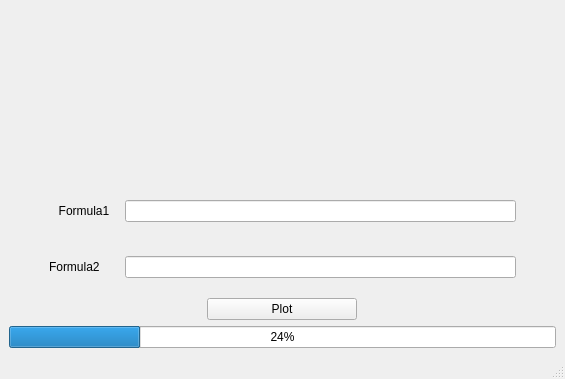
<?xml version="1.0" encoding="UTF-8"?>
<ui version="4.0">
 <class>MainWindow</class>
 <widget class="QMainWindow" name="MainWindow">
  <property name="geometry">
   <rect>
    <x>0</x>
    <y>0</y>
    <width>565</width>
    <height>379</height>
   </rect>
  </property>
  <property name="windowTitle">
   <string>MainWindow</string>
  </property>
  <widget class="QWidget" name="centralwidget">
   <layout class="QVBoxLayout" name="verticalLayout">
    <item>
     <widget class="QCustomPlot" name="widget" native="true"/>
    </item>
    <item>
     <layout class="QHBoxLayout" name="horizontalLayout_2">
      <item>
       <spacer name="horizontalSpacer_2">
        <property name="orientation">
         <enum>Qt::Horizontal</enum>
        </property>
        <property name="sizeType">
         <enum>QSizePolicy::Preferred</enum>
        </property>
        <property name="sizeHint" stdset="0">
         <size>
          <width>40</width>
          <height>20</height>
         </size>
        </property>
       </spacer>
      </item>
      <item>
       <widget class="QLabel" name="label">
        <property name="minimumSize">
         <size>
          <width>70</width>
          <height>50</height>
         </size>
        </property>
        <property name="maximumSize">
         <size>
          <width>50</width>
          <height>16777215</height>
         </size>
        </property>
        <property name="layoutDirection">
         <enum>Qt::LeftToRight</enum>
        </property>
        <property name="text">
         <string>Formula1</string>
        </property>
        <property name="alignment">
         <set>Qt::AlignCenter</set>
        </property>
       </widget>
      </item>
      <item>
       <widget class="QLineEdit" name="lineEdit">
        <property name="maximumSize">
         <size>
          <width>400</width>
          <height>16777215</height>
         </size>
        </property>
        <property name="alignment">
         <set>Qt::AlignCenter</set>
        </property>
        <property name="dragEnabled">
         <bool>false</bool>
        </property>
       </widget>
      </item>
      <item>
       <spacer name="horizontalSpacer">
        <property name="orientation">
         <enum>Qt::Horizontal</enum>
        </property>
        <property name="sizeType">
         <enum>QSizePolicy::Preferred</enum>
        </property>
        <property name="sizeHint" stdset="0">
         <size>
          <width>40</width>
          <height>20</height>
         </size>
        </property>
       </spacer>
      </item>
     </layout>
    </item>
    <item>
     <layout class="QHBoxLayout" name="horizontalLayout_3">
      <item>
       <spacer name="horizontalSpacer_3">
        <property name="orientation">
         <enum>Qt::Horizontal</enum>
        </property>
        <property name="sizeType">
         <enum>QSizePolicy::Minimum</enum>
        </property>
        <property name="sizeHint" stdset="0">
         <size>
          <width>40</width>
          <height>20</height>
         </size>
        </property>
       </spacer>
      </item>
      <item>
       <widget class="QLabel" name="label_2">
        <property name="minimumSize">
         <size>
          <width>70</width>
          <height>50</height>
         </size>
        </property>
        <property name="maximumSize">
         <size>
          <width>50</width>
          <height>16777215</height>
         </size>
        </property>
        <property name="text">
         <string>Formula2</string>
        </property>
       </widget>
      </item>
      <item>
       <widget class="QLineEdit" name="lineEdit2">
        <property name="maximumSize">
         <size>
          <width>400</width>
          <height>16777215</height>
         </size>
        </property>
        <property name="alignment">
         <set>Qt::AlignCenter</set>
        </property>
       </widget>
      </item>
      <item>
       <spacer name="horizontalSpacer_4">
        <property name="orientation">
         <enum>Qt::Horizontal</enum>
        </property>
        <property name="sizeType">
         <enum>QSizePolicy::Minimum</enum>
        </property>
        <property name="sizeHint" stdset="0">
         <size>
          <width>40</width>
          <height>20</height>
         </size>
        </property>
       </spacer>
      </item>
     </layout>
    </item>
    <item>
     <layout class="QHBoxLayout" name="horizontalLayout" stretch="0">
      <property name="bottomMargin">
       <number>0</number>
      </property>
      <item>
       <widget class="QPushButton" name="PlotButton">
        <property name="sizePolicy">
         <sizepolicy hsizetype="Minimum" vsizetype="Fixed">
          <horstretch>0</horstretch>
          <verstretch>0</verstretch>
         </sizepolicy>
        </property>
        <property name="maximumSize">
         <size>
          <width>150</width>
          <height>16777215</height>
         </size>
        </property>
        <property name="cursor">
         <cursorShape>BusyCursor</cursorShape>
        </property>
        <property name="text">
         <string>Plot</string>
        </property>
        <property name="autoRepeat">
         <bool>false</bool>
        </property>
       </widget>
      </item>
     </layout>
    </item>
    <item>
     <widget class="QProgressBar" name="progressBar">
      <property name="value">
       <number>24</number>
      </property>
     </widget>
    </item>
   </layout>
  </widget>
  <widget class="QMenuBar" name="menubar">
   <property name="geometry">
    <rect>
     <x>0</x>
     <y>0</y>
     <width>565</width>
     <height>22</height>
    </rect>
   </property>
  </widget>
  <widget class="QStatusBar" name="statusbar"/>
 </widget>
 <customwidgets>
  <customwidget>
   <class>QCustomPlot</class>
   <extends>QWidget</extends>
   <header>qcustomplot.h</header>
   <container>1</container>
  </customwidget>
 </customwidgets>
 <resources/>
 <connections/>
</ui>
